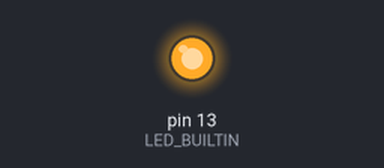
Simulated run of this sketch. Board: Arduino Uno, built with avr-gcc and run on an emulated ATmega328P. Parts: output pins drawn as LEDs (lit = HIGH). Wiring (inferred from the names in the program): 24Cxx EEPROM at I2C address 0x55. EEPROM starts erased.

Above: at 0.3 s.
Timing chart, 0 to 1.8 s (numbered marks = the images above):
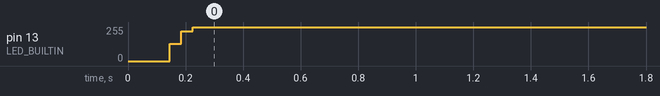

Measured:
- by itself, pin 13 (LED_BUILTIN): 128/255 → 255/255 at 0.19 s

The sketch:

readntag.ino
```cpp
#include <Wire.h>
#include <EEPROMex.h>
#include <stdlib.h>
#include <stdio.h>
#define EEPROM_BASE_ADDR 0xF

#define NXP_ADDR 0x55
#define VIEWS_EEPROM_ADDRESS 0
#define BLOCK_SIZE 16
#define FIND_BLOCKS 7

int findviewstringstart(byte * buffer, int length)
{
  for(int i = 0; i<length; i++)
  {
    if (buffer[i] == 'w')
    {
      if(buffer[i+1] == 's')
      {
        if (buffer[i+2] = '=') return i+3;
      }
    }
  }
  return -1;
}

void readblock(byte address, byte * buffer)
{
  Wire.beginTransmission(NXP_ADDR);
  Wire.write((byte)(address));
  Wire.endTransmission();
  Wire.requestFrom(NXP_ADDR,BLOCK_SIZE);
  Wire.readBytes(buffer, BLOCK_SIZE);
  return;
}

void writeblock(byte address, byte * buffer)
{
  Wire.beginTransmission(NXP_ADDR);
  Wire.write((byte)(address));
  Wire.write(buffer, BLOCK_SIZE);
  Wire.endTransmission();
}

void setup() {
  ADCSRA = 0;
  CLKPR = _BV(CLKPCE);  // enable change of the clock prescaler
  CLKPR = 0b0011; // divide frequency by 8

  int views = 0;
  views = EEPROM.readInt(VIEWS_EEPROM_ADDRESS);
  views++;
  EEPROM.writeInt(VIEWS_EEPROM_ADDRESS, views);
  Wire.begin();        // join i2c bus (address optional for master)

  #ifdef DEBUG
  Serial.begin(9600);  // start serial for output
  Serial.print("views: ");
  Serial.println(views);
  #endif

  byte buffer[BLOCK_SIZE];
  byte memblock[BLOCK_SIZE*FIND_BLOCKS];
  byte block;
  char views_string[5];

  if(views<10000)
  {
    snprintf (views_string, 5, "%04d", views);
  }
  else EEPROM.writeInt(VIEWS_EEPROM_ADDRESS, 0);

  block = 0;
  int viewstringstart = 0;

  //dump FIND_BLOCKS blocks to memory
  for (byte i=0; i<FIND_BLOCKS; i++)
  {
    readblock(i, buffer);
    memcpy(memblock+i*BLOCK_SIZE, buffer, BLOCK_SIZE);
  }

  //find views string
  viewstringstart = findviewstringstart(memblock, BLOCK_SIZE*FIND_BLOCKS);

  #ifdef DEBUG
  Serial.print("Views found at: ");
  Serial.println(viewstringstart);
  Serial.println((char)memblock[viewstringstart-2]);
  Serial.println((char)memblock[viewstringstart-1]);
  Serial.println((char)memblock[viewstringstart]);
  Serial.println((char)memblock[viewstringstart+1]);
  Serial.println((char)memblock[viewstringstart+2]);
  Serial.println((char)memblock[viewstringstart+3]);
  #endif

  //replace string with views
  for (int i=viewstringstart; i<viewstringstart+4; i++)
  {
    memblock[i]=views_string[i-viewstringstart];
  }

  #ifdef DEBUG
  for (byte i=0; i<FIND_BLOCKS; i++)
  {
    for (byte j=0; j<BLOCK_SIZE; j++)
    {
      Serial.print((char)memblock[j+i*BLOCK_SIZE]);
      Serial.print(" ");
    }
    Serial.println("");
  }
  #endif

  //write block back
  for (byte i=1; i<FIND_BLOCKS; i++)
  {
    memcpy(buffer, memblock+i*BLOCK_SIZE, BLOCK_SIZE);
    writeblock(i, buffer);
    delay(10);
  }

  //flash LEDs for user
  pinMode(LED_BUILTIN, OUTPUT);
  for(int i=0; i<7; i++)
  {
    digitalWrite(LED_BUILTIN, HIGH);   // turn the LED on (HIGH is the voltage level)
    delay(5);                       // wait for a second
    digitalWrite(LED_BUILTIN, LOW);    // turn the LED off by making the voltage LOW
    delay(5);
  }
  digitalWrite(LED_BUILTIN, HIGH);
}

void loop() {
}
```
